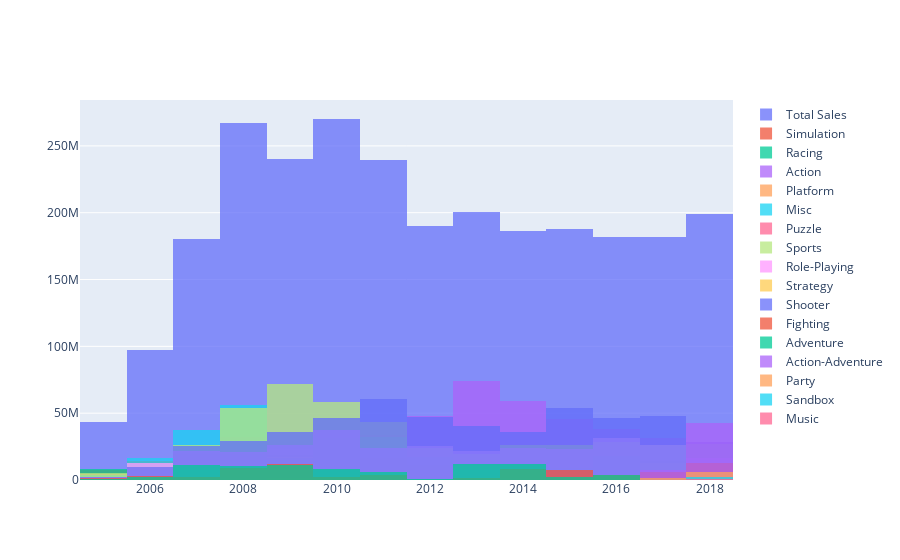

The code cell stored with this chart in its notebook:
### Code cell
hist_by_genres(reduced_years_df)
